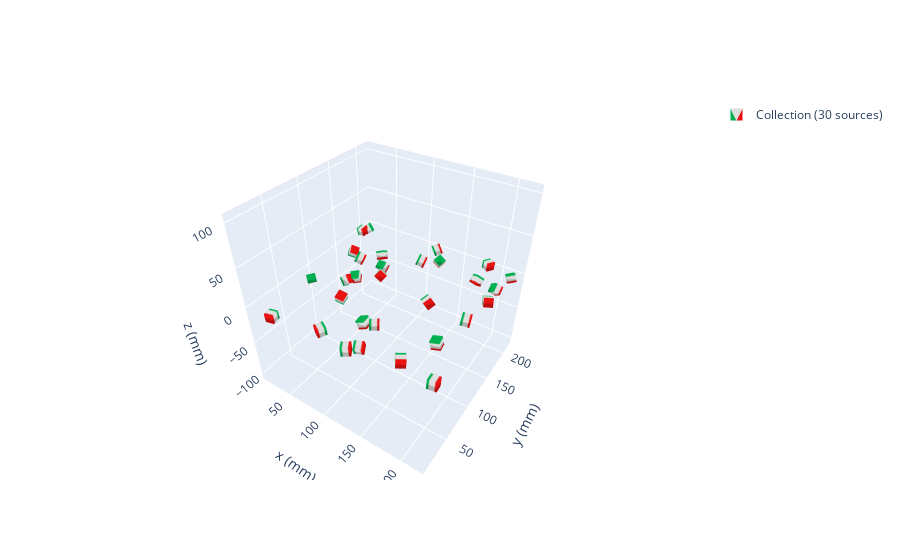

The notebook cell saved with this chart:
### Code cell
N = 30
np.random.seed(225)
dimX = np.random.rand(N)*220
dimY = np.random.rand(N)*220
polarization = np.random.rand(N, 3)*np.pi
print(polarization.max())
print(polarization.min())
# polarization = np.divide(NS, np.linalg.norm(NS, axis=-1).reshape([N,1]))
magCollection = []

for i in range(N):
    mag = magpy.magnet.Cuboid(magnetization=[0, 0, 1.4], dimension=[10,10,10],position=[dimX[i],dimY[i],0])
    mag.rotate_from_euler(polarization[i], 'xyz', degrees=False)
    magCollection.append(mag)

Allmag = magCollection[0]
for i in range(N-1):
    Allmag = magpy.Collection(magCollection[i+1], Allmag)


# c = cmag

# display system geometry on ax1
magpy.show(Allmag,suppress=True, direc=True)

### Figure 1 — Plotly figure (JSON) as saved in the notebook; plotly's stock layout.template omitted (floating-point values rounded to 4 significant figures; data arrays with more than 128 entries replaced by an {"elided": "..."} marker saying what was removed)
{"data": [{"color": "#2e91e5", "colorscale": [[0, "#00b050"], [0.16, "#00b050"], [0.26, "#dddddd"], [0.74, "#dddddd"], [0.84, "#e71111"], [1, "#e71111"]], "i": {"elided": "360 int values"}, "intensity": {"elided": "240 int values"}, "j": {"elided": "360 int values"}, "k": {"elided": "360 int values"}, "legendgroup": "Collection(id=2122191007120)", "name": "Collection (30 sources)", "opacity": 1, "showlegend": true, "showscale": false, "type": "mesh3d", "x": {"elided": "240 float values"}, "y": {"elided": "240 float values"}, "z": {"elided": "240 float values"}}], "layout": {"legend": {"itemsizing": "constant"}, "scene": {"aspectmode": "manual", "aspectratio": {"x": 1, "y": 1, "z": 1}, "camera": {"eye": {"x": 1, "y": -1.5, "z": 1.4}}, "xaxis": {"autorange": false, "range": [7.011, 225.7], "title": {"text": "x (mm)"}}, "yaxis": {"autorange": false, "range": [3.413, 222.1], "title": {"text": "y (mm)"}}, "zaxis": {"autorange": false, "range": [-109.3, 109.3], "title": {"text": "z (mm)"}}}}}
